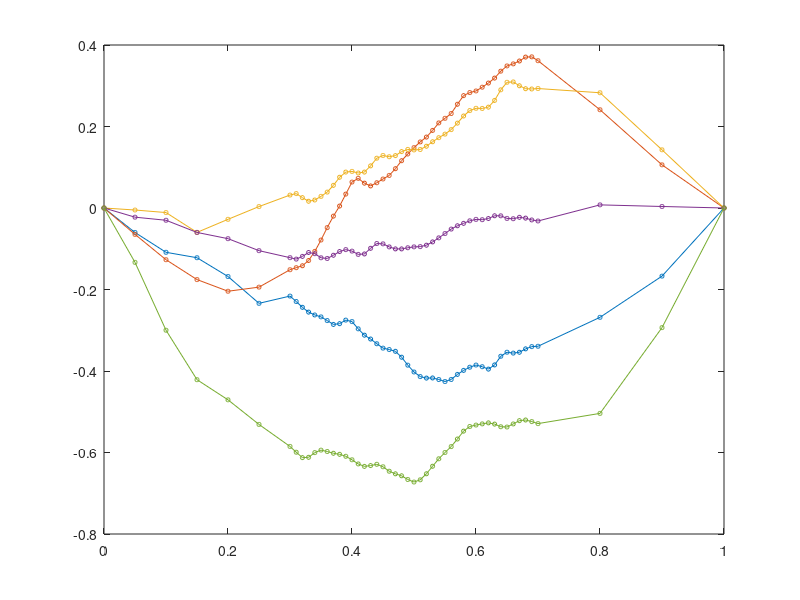

Reproduce this figure in MATLAB. (Note: this script raises an error after producing the figure.)
clear; close all

rng(13)

% set up non-uniform grid
dx1 = 0.05;
dx2 = 0.01;
dx3 = 0.1;
x = [0:dx1:0.3, 0.3+dx2:dx2:0.7, 0.8:dx3:1]';

% weights using trapezoid integration rule
w = zeros(size(x));
w(1:end-1) = w(1:end-1) + (x(2:end)-x(1:end-1))/2;
w(2:end) = w(2:end) + (x(2:end)-x(1:end-1))/2;
W = diag(w);

%% draw initial conditions from Gaussian random field
% set up Gaussian random field
s = 3/2;
lmax = 60;
l = 1:lmax;
a = (1./(l*pi)).^s;
X = sin(pi*l.*x).*a;    % this is a sin basis multiplied by decaying weights

num_draws = 1000;    
num_train = 500;
xi = randn(lmax,num_draws);
S0 = sqrt(2)*X*xi;              % to sample from GRF, multiply basis by random normals

%%
figure(1);
plot(x,S0(:,1:5),'-o','MarkerSize',3)
ax = gca;
ax.FontSize = 16; 
xlabel('$x$','interpreter','latex','fontsize',20)
title('Gaussian RF initial states','interpreter','latex','fontsize',20)



figure(2);
plot(x,sqrt(2)*sin(l(1:5)*pi.*x),'MarkerSize',3)
ax = gca;
ax.FontSize = 16; 
ylim([-2 2])
xlabel('$x$','interpreter','latex','fontsize',20)
title('Analytical principal components','interpreter','latex','fontsize',20)



%% evolve for timestep data
S = [];
Sdot = [];
for i = 1:num_draws
    [s, sdot] = timestep(S0(:,i),x);
    S = [S, s];
    Sdot = [Sdot, sdot];
end

r_vals = 1:10;
err = zeros(length(r_vals),4);
derr = zeros(length(r_vals),4);

%% unweighted POD
[U,Sig,V] = svd(S(:,1:num_train*10));
for rr = r_vals
    % get POD basis, project data
    r = r_vals(rr);
    Ur = U(:,1:r);
    Shat = Ur'*S(:,1:num_train*10);
    Shatdot = Ur'*Sdot(:,1:num_train*10);
    
    % LS op inf problem
    D = Shat';
    R = Shatdot';
    Ahat = (D\R)';
    
    ShatOI = [];
    for i = 1:num_draws
        s = timestepA(Ur'*S0(:,i),Ahat);
        ShatOI = [ShatOI, s];
    end
    SOI = Ur*ShatOI;
    
    err(rr,1) = mre(SOI(:,1:num_train*10),S(:,1:num_train*10),W);
    derr(rr,1) = mre(SOI(:,1:num_train*10),S(:,1:num_train*10));
    err(rr,2) = mre(SOI(:,num_train*10+1:end),S(:,num_train*10+1:end),W);
    derr(rr,2) = mre(SOI(:,num_train*10+1:end),S(:,num_train*10+1:end));
end

%% weighted POD
[Util,Sigtil,Vtil] = svd(W^0.5*S(:,1:num_train*10));
[boo,foo] = eig(S*S'*W);
UW = W^-0.5*Util;

for rr = r_vals
    % get POD basis, project data
    r = r_vals(rr);
    Ur = UW(:,1:r);
    Shat = Ur'*W*S(:,1:num_train*10);
    Shatdot = Ur'*W*Sdot(:,1:num_train*10);
    
    % LS op inf problem
    D = Shat';
    R = Shatdot';
    Ahat = (D\R)';
    
    ShatOI = [];
    for i = 1:num_draws
        s = timestepA(Ur'*W*S0(:,i),Ahat);
        ShatOI = [ShatOI, s];
    end
    SOI = Ur*ShatOI;
    
    err(rr,3) = mre(SOI(:,1:num_train*10),S(:,1:num_train*10),W);
    derr(rr,3) = mre(SOI(:,1:num_train*10),S(:,1:num_train*10));
    err(rr,4) = mre(SOI(:,num_train*10+1:end),S(:,num_train*10+1:end),W);
    derr(rr,4) = mre(SOI(:,num_train*10+1:end),S(:,num_train*10+1:end));
end
%%
figure(3);
plot(x,U(:,1:5).*(U(2,1:5)>0) - U(:,1:5).*(U(2,1:5)<0)) %this is to plot everything with a sign convention that matches the sin functions
ax = gca;
ax.FontSize = 16; 
xlabel('$x$','interpreter','latex','fontsize',20)
title('Euclidean POD modes','interpreter','latex','FontSize',20)


figure(4);
plot(x,UW(:,1:5).*(UW(2,1:5)>0) - UW(:,1:5).*(UW(2,1:5)<0))
ax = gca;
ax.FontSize = 16; 
xlabel('$x$','interpreter','latex','fontsize',20)
title('$L^2([0,1])$ POD modes','interpreter','latex','fontsize',20)

%%
figure(5); clf
semilogy(r_vals,err(:,1),'k:'); hold on
semilogy(r_vals,err(:,3))
ax = gca;
ax.FontSize = 16; 
grid on
xlabel('POD basis size $r$','interpreter','latex','fontsize',20)
ylabel('Mean relative error','interpreter','latex','fontsize',20)
ylim([3e-3 1])
legend({'Euclidean','$L^2([0,1])$'},'interpreter','latex','fontsize',18); legend boxoff
title('$L^2([0,1])$-norm training error','interpreter','latex','fontsize',20)


figure(51); clf
semilogy(r_vals,err(:,2),'k:'); hold on
semilogy(r_vals,err(:,4))
ax = gca;
ax.FontSize = 16; 
grid on
ylim([3e-3 1])
xlabel('POD basis size $r$','interpreter','latex','fontsize',20)
ylabel('Mean relative error','interpreter','latex','fontsize',20)
legend({'Euclidean','$L^2([0,1])$'},'interpreter','latex','fontsize',18); legend boxoff
title('$L^2([0,1])$-norm test error','interpreter','latex','fontsize',20)

%%
figure(6); clf
semilogy(r_vals,derr(:,1),'k:'); hold on
semilogy(r_vals,derr(:,3))
ax = gca;
ax.FontSize = 16; 
xlabel('POD basis size $r$','interpreter','latex','fontsize',16)
ylabel('Mean relative error','interpreter','latex','fontsize',16)
legend({'Euclidean','$L^2([0,1])$'},'interpreter','latex','fontsize',14); legend boxoff
title('Training error in Euclidean norm','interpreter','latex','fontsize',18)

figure(61); clf
semilogy(r_vals,derr(:,2),'k:'); hold on
semilogy(r_vals,derr(:,4))
ax = gca;
ax.FontSize = 16; 
xlabel('POD basis size $r$','interpreter','latex','fontsize',16)
ylabel('Mean relative error','interpreter','latex','fontsize',16)
legend({'Euclidean','$L^2([0,1])$'},'interpreter','latex','fontsize',14); legend boxoff
title('Test error in Euclidean norm','interpreter','latex','fontsize',18)

function out = mre(S,S_ref,W)
    if nargin == 2
        out = mean( colnorm(S-S_ref)./colnorm(S_ref) );
    else
        out = mean(colnorm(S-S_ref,W)./colnorm(S_ref,W));
    end
end

function nm = colnorm(S,W)
    if nargin == 1
        nm = sqrt(sum(S.^2));
    else
        nm = sqrt(sum((W^0.5*S).^2));
    end
end

function [s, sdot] = timestep(u,x)
dt = 1e-4;
s = [];
sdot = [];
for i = 1:100
    dx = x(2:end)-x(1:end-1);
    ux = (u(2:end) - u(1:end-1))./dx;
    udot = [0; (ux(2:end)-ux(1:end-1))./(x(3:end)-x(1:end-2)); 0];
    if mod(i,10)==0
        s = [s,u];
        sdot = [sdot, udot];
    end
    u = u + dt*udot;
end
end

function s = timestepA(u,A)
dt = 1e-4;
s = [];
for i = 1:100
    if mod(i,10) == 0
        s = [s,u];
    end
    u = u + dt*A*u;
end
end